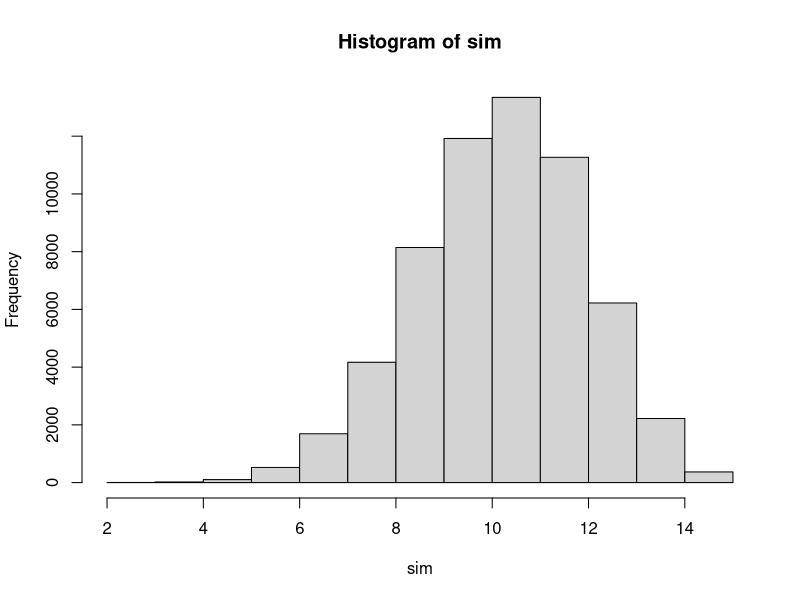
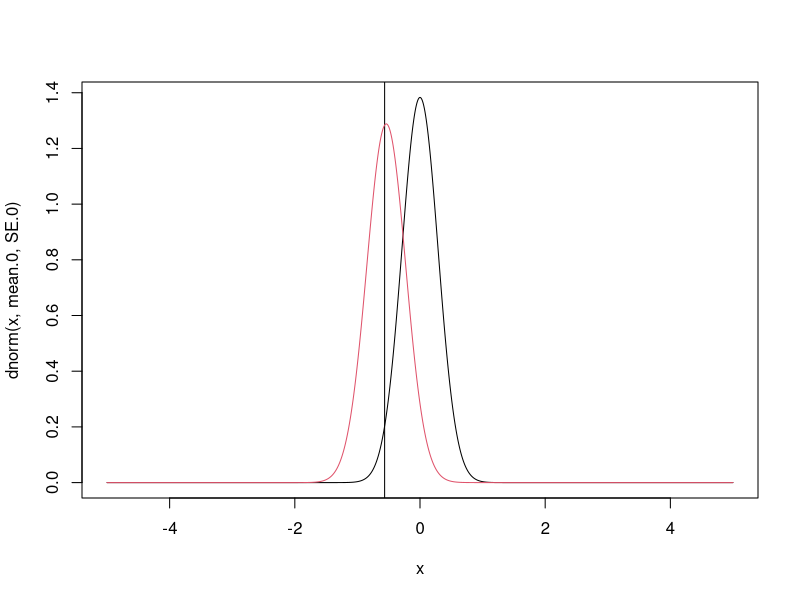
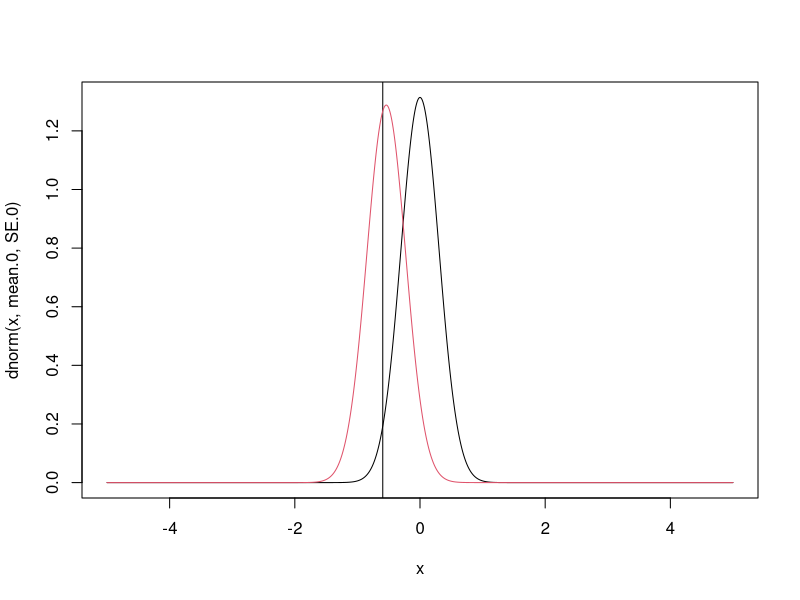

Source code (R) for these figures, in order:
###########################################################
# Code with simulations to calculate the expected number of events 
# Oktober 2019
###########################################################


# Take some values for t2, t1, and some random hazards 
t2 = 7
t1 = 3
h = 0.23
a = (t2-t1)
b = t2
n = 15

## Simulation:
sim <- replicate(60000, sum((runif(n, 0, t1) + rexp(n, h)) < t2))
hist(sim)
mean(sim)

## Computational solution:
n * integrate(function(x) (1/(b - a)) * (1 - exp(-1 * h * x)), a, b)$value

## Analytical solution (integral from a to b of (1/(b - a)) * (1 - exp(-1 * h * x)) dx)
n * (1 + ((exp(-1*a*h) - exp(-1*b*h))/(a*h - b*h)))


###############################################################

	## so, SE of ln(HR) under h0:
	hC <- 0.3
	nC <- 30
	nE <- 30
	dC <- nC * (1 + ((exp(-1*a*hC) - exp(-1*b*hC))/(a*hC - b*hC)))
	dE <- nE * (1 + ((exp(-1*a*hC) - exp(-1*b*hC))/(a*hC - b*hC)))	## hE = hC
	mean.0 <- 0
	SE.0 <- sqrt(1/dC + 1/dE)
	x <- seq(-5, 5, 0.01)
	plot(dnorm(x, mean.0, SE.0) ~ x, type = 'l')
	alpha = 0.025 ## 1-sided
	CritVal <- qnorm(alpha, mean.0, SE.0)	
	abline(v = CritVal)	

	## under Ha:
	hE <- 0.175
	dC <- nC * (1 + ((exp(-1*a*hC) - exp(-1*b*hC))/(a*hC - b*hC)))
	dE <- nE * (1 + ((exp(-1*a*hE) - exp(-1*b*hE))/(a*hE - b*hE)))
	mean.A <- log(hE/hC)
	SE.A <- sqrt(1/dC + 1/dE)
	points(dnorm(x, mean.A, SE.A) ~ x, type = 'l', col = 2)
	pwr <- pnorm(CritVal, mean.A, SE.A, lower.tail = T)	
	pwr

###############################################################

	## so, SE of ln(HR) under h0:
	mean.h <- mean(c(hC, hE))
	dC <- nC * (1 + ((exp(-1*a*mean.h) - exp(-1*b*mean.h))/(a*mean.h - b*mean.h)))
	dE <- nE * (1 + ((exp(-1*a*mean.h) - exp(-1*b*mean.h))/(a*mean.h - b*mean.h)))	## hE = hC
	mean.0 <- 0
	SE.0 <- sqrt(1/dC + 1/dE)
	plot(dnorm(x, mean.0, SE.0) ~ x, type = 'l')
	CritVal <- qnorm(alpha, mean.0, SE.0)	
	abline(v = CritVal)	

	## under Ha:
	dC <- nC * (1 + ((exp(-1*a*hC) - exp(-1*b*hC))/(a*hC - b*hC)))
	dE <- nE * (1 + ((exp(-1*a*hE) - exp(-1*b*hE))/(a*hE - b*hE)))
	mean.A <- log(hE/hC)
	SE.A <- sqrt(1/dC + 1/dE)
	points(dnorm(x, mean.A, SE.A) ~ x, type = 'l', col = 2)
	
	# Calculate the power 
	pwr <- pnorm(CritVal, mean.A, SE.A, lower.tail = T)	
	pwr
